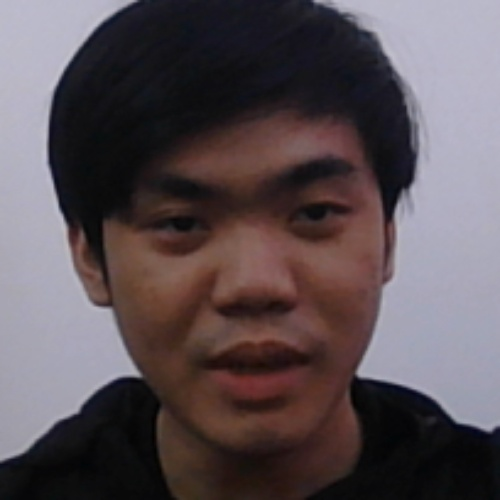
#> input picture images/Nghiem_Trung_Hieu/22050017_1.jpg, 500 x 500 px, found by its file name; its folder holds only this picture in this run
$ python lbph_train_model.py
#> lines starting #> are read from the running program, lines starting #| are printed output that depends on the picture
import cv2
print(cv2.__version__)
import numpy as np
import os
import sys
sys.stdout.reconfigure(encoding='utf-8')

# Đường dẫn đến thư mục chứa ảnh
dataset_path = "images/"

# Tạo bộ nhận diện LBPH
recognizer = cv2.face.LBPHFaceRecognizer_create()

# Load bộ phát hiện khuôn mặt
face_cascade = cv2.CascadeClassifier(cv2.data.haarcascades + 'haarcascade_frontalface_default.xml')

def get_images_and_labels(dataset_path):
#> called with dataset_path = 'images/'
    face_samples = []
    ids = []

    # Duyệt qua từng thư mục (từng sinh viên)
    for person_name in os.listdir(dataset_path):
        person_folder = os.path.join(dataset_path, person_name)

        if not os.path.isdir(person_folder):
            continue  # Bỏ qua nếu không phải thư mục

        for image_name in os.listdir(person_folder):
            image_path = os.path.join(person_folder, image_name)

            # Đọc ảnh
            img = cv2.imread(image_path, cv2.IMREAD_GRAYSCALE)
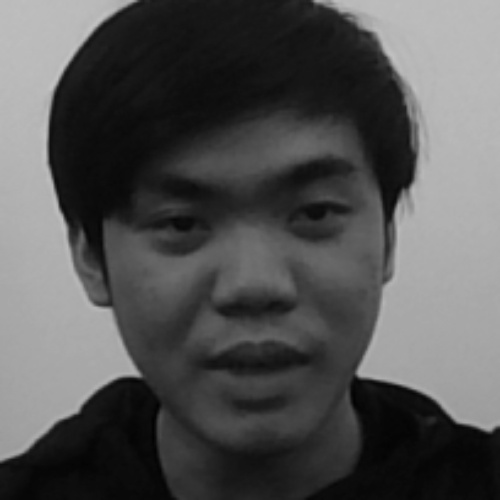
#> img: shape (500, 500); min 1, max 196, mean 83.6
            if img is None:
                print(f"⚠️ Lỗi đọc ảnh: {image_name}, bỏ qua.")
                continue

            # Tách ID từ tên file (mssv_x.jpg -> lấy mssv)
            try:
                student_id = int(image_name.split('_')[0])
            except ValueError:
                print(f"⚠️ Lỗi: Không thể tách ID từ {image_name}, bỏ qua.")
                continue

            # Nhận diện khuôn mặt trên ảnh
            faces = face_cascade.detectMultiScale(img, scaleFactor=1.1, minNeighbors=5, minSize=(30, 30))
#> faces = [[67, 73, 366, 366]]

            if len(faces) == 0:
                print(f"⚠️ Không phát hiện khuôn mặt trong {image_name}, bỏ qua.")
                continue

            for (x, y, w, h) in faces:
                face_samples.append(img[y:y+h, x:x+w])
                ids.append(student_id)
#> this loop made 1 pass
#> after the loop, face_samples = 1 item; ids = [22050017]
#> pass 2 of the loop in get_images_and_labels, `for person_name in os.listdir(dataset_path):`:
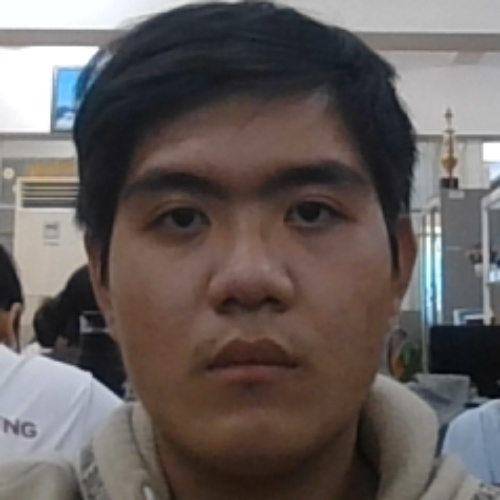
#> input picture images/Nguyen_Quoc_Duy_Khang/22050006_1.jpg, 500 x 500 px, found by its file name
#> in get_images_and_labels, `img = cv2.imread(image_path, cv2.IMREAD_GRAYSCALE)`:
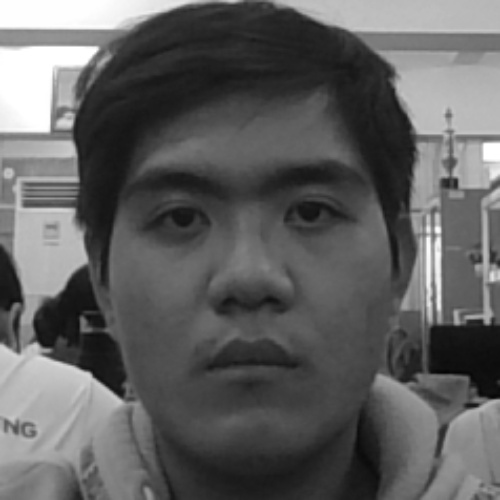
#> img: shape (500, 500); min 4, max 255, mean 96.2
#> in get_images_and_labels, `faces = face_cascade.detectMultiScale(img, scaleFactor=1.1, minNeighbo..`: faces = [[76, 78, 351, 351]]
#> the loop in get_images_and_labels, `for (x, y, w, h) in faces:` made 1 pass
#> after the loop in get_images_and_labels, `for (x, y, w, h) in faces:`: face_samples = 2 items; ids = [22050017, 22050006]

    return face_samples, np.array(ids)

print("📸 Đang xử lý dữ liệu...")
faces, ids = get_images_and_labels(dataset_path)
#> faces = 2 items; ids = [22050017, 22050006]

if len(faces) == 0:
    print("❌ Không có dữ liệu khuôn mặt hợp lệ để huấn luyện. Kiểm tra lại tập dữ liệu.")
    exit()

# Huấn luyện mô hình
print("🤖 Đang huấn luyện mô hình LBPH...")
recognizer.train(faces, ids)

# Lưu mô hình vào file
recognizer.save("lbph_trainer.yml")
print("✅ Huấn luyện hoàn tất! Mô hình đã được lưu vào trainer.yml")
